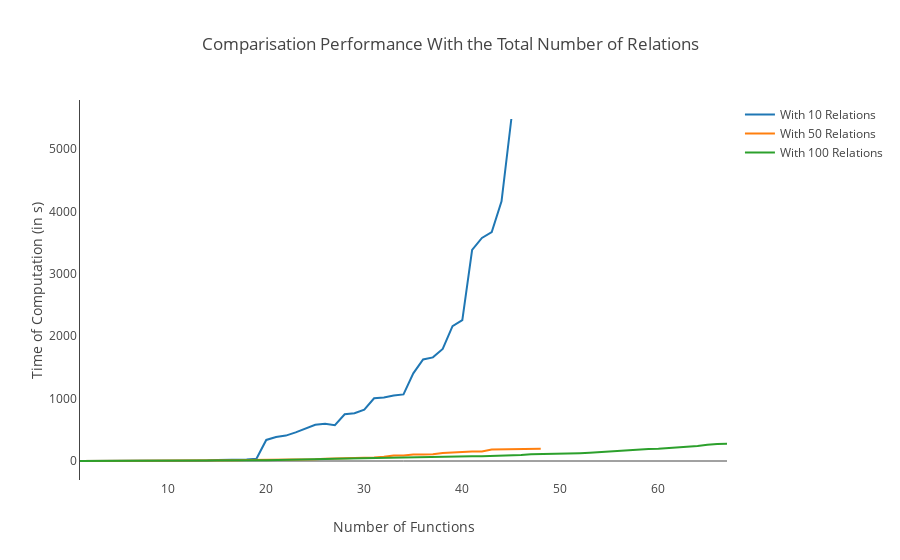

Notebook source saved alongside this figure:
### Code cell
layout = Layout(
    title='Comparisation Performance With the Total Number of Relations',
    xaxis=dict(
        title='Number of Functions',
        autorange=True,
        showgrid=False,
        zeroline=True,
        showline=False,
        autotick=True,
        ticks='',
        showticklabels=True
    ),
    yaxis=dict(
        title='Time of Computation (in s)',
        autorange=True,
        showgrid=False,
        zeroline=True,
        showline=True,
        autotick=True,
        ticks='',
        showticklabels=True
    )
)
fig = Figure(data=[data10, data50, data100], layout=layout)
iplot(fig)

### Figure 1 — Plotly figure (JSON) as saved in the notebook; plotly's stock layout.template omitted (floating-point values rounded to 4 significant figures)
{"data": [{"name": "With 10 Relations", "type": "scatter", "x": [1, 2, 3, 4, 5, 6, 7, 8, 9, 10, 11, 12, 13, 14, 15, 16, 17, 18, 19, 20, 21, 22, 23, 24, 25, 26, 27, 28, 29, 30, 31, 32, 33, 34, 35, 36, 37, 38, 39, 40, 41, 42, 43, 44, 45], "y": [0.01111, 0.1354, 0.1793, 0.2222, 0.3653, 0.5023, 0.5753, 1.461, 1.908, 3.543, 5.523, 6.9, 7.369, 9.165, 14.43, 15.17, 23.57, 25.65, 36.67, 337.3, 384.6, 407.2, 459.0, 520.2, 581.1, 597.2, 572.8, 749.4, 764.5, 822.6, 1004.0, 1017.0, 1050.0, 1068.0, 1405.0, 1627.0, 1660.0, 1796.0, 2160.0, 2256.0, 3383.0, 3573.0, 3668.0, 4159.0, 5479.0]}, {"name": "With 50 Relations", "type": "scatter", "x": [1, 2, 3, 4, 5, 6, 7, 8, 9, 10, 11, 12, 13, 14, 15, 16, 17, 18, 19, 20, 21, 22, 23, 24, 25, 26, 27, 28, 29, 30, 31, 32, 33, 34, 35, 36, 37, 38, 39, 40, 41, 42, 43, 44, 45, 46, 47, 48], "y": [0.05053, 0.1417, 0.259, 0.395, 0.5711, 0.6376, 0.8529, 1.289, 1.986, 2.391, 3.636, 5.727, 7.856, 8.811, 9.607, 13.26, 13.99, 17.11, 17.96, 19.26, 19.19, 20.37, 23.01, 24.23, 29.66, 37.66, 41.78, 42.93, 44.16, 51.34, 57.07, 68.83, 87.07, 87.47, 102.9, 103.8, 108.9, 126.9, 130.7, 146.2, 151.4, 153.6, 185.2, 186.2, 191.4, 192.5, 195.0, 196.0]}, {"name": "With 100 Relations", "type": "scatter", "x": [1, 2, 3, 4, 5, 6, 7, 8, 9, 10, 11, 12, 13, 14, 15, 16, 17, 18, 19, 20, 21, 22, 23, 24, 25, 26, 27, 28, 29, 30, 31, 32, 33, 34, 35, 36, 37, 38, 39, 40, 41, 42, 43, 44, 45, 46, 47, 48, 49, 50, 51, 52, 53, 54, 55, 56, 57, 58, 59, 60, 61, 62, 63, 64, 65, 66, 67], "y": [0.03432, 0.05139, 0.1294, 0.1501, 0.2054, 0.3573, 0.5616, 0.8373, 0.9197, 1.362, 1.439, 1.831, 2.11, 2.478, 2.885, 4.686, 7.097, 11.39, 11.81, 13.98, 15.12, 18.04, 22.17, 25.24, 29.81, 31.08, 34.9, 38.49, 39.53, 43.25, 44.0, 48.35, 49.79, 53.27, 58.2, 60.51, 62.74, 65.03, 67.67, 70.33, 76.39, 75.52, 78.71, 83.52, 86.07, 96.71, 107.1, 110.0, 106.9, 117.2, 120.3, 124.2, 130.8, 142.0, 153.9, 158.9, 176.6, 187.9, 190.8, 197.3, 208.7, 212.0, 230.6, 239.5, 258.7, 274.3, 277.2]}], "layout": {"title": "Comparisation Performance With the Total Number of Relations", "xaxis": {"autorange": true, "autotick": true, "showgrid": false, "showline": false, "showticklabels": true, "ticks": "", "title": "Number of Functions", "zeroline": true}, "yaxis": {"autorange": true, "autotick": true, "showgrid": false, "showline": true, "showticklabels": true, "ticks": "", "title": "Time of Computation (in s)", "zeroline": true}}}
